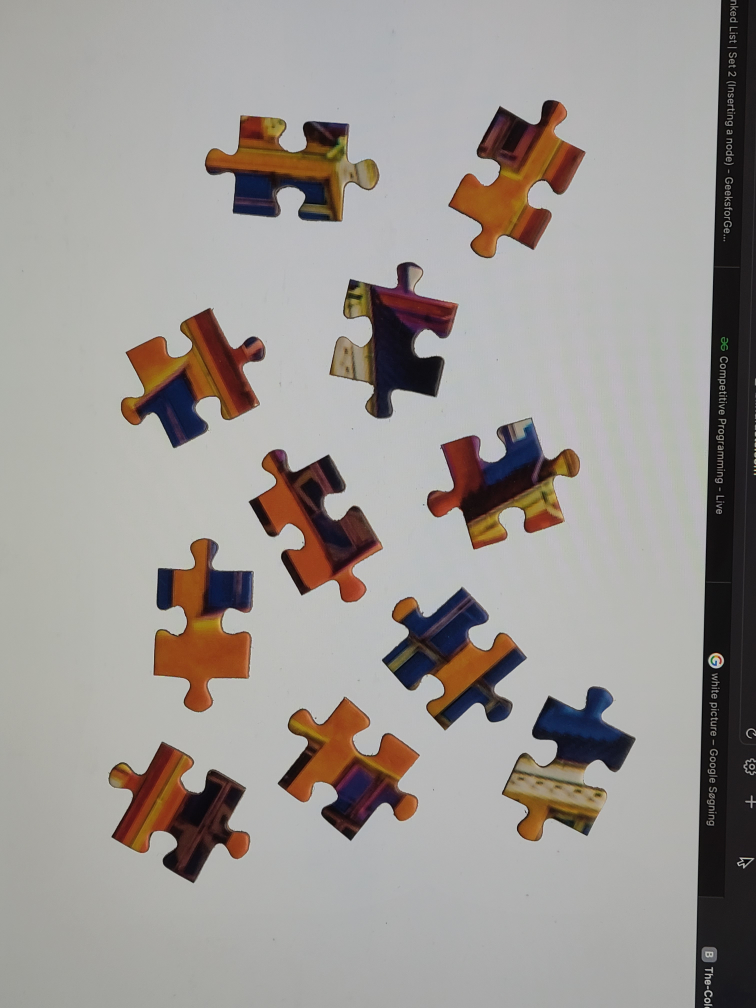
//> input picture puzzle.jpg, 3024 x 4032 px (shown at 1/4 size)
$ ./main   (built with g++ and OpenCV 4)
//> lines starting //> are read from the running program, lines starting //| are printed output that depends on the picture; after the words box and inside, x2 and y2 are one past the last pixel; in counts of white or black regions, pixels touching at a corner belong together
//> further down, img is the input picture: 4032 rows x 3024 cols, CV_8UC3; mean B, G, R 147.8, 151.5, 156.6
### PuzzleSolver.hpp
#pragma once

// stdlib
#include <iostream>
#include <stdio.h>
#include <stdlib.h>
#include <cmath>
#include <iomanip>
#include <unordered_map>
#include <string>
#include <tuple>
#include <utility>

// opencv
#include <opencv2/core/core.hpp>
#include <opencv2/core/mat.hpp>
#include <opencv2/highgui/highgui.hpp>
#include <opencv2/opencv.hpp>
#include <opencv2/imgproc.hpp>
#include <opencv2/imgcodecs.hpp>

// user headers
#include "TileDetector.hpp"
#include "util.hpp"


struct GraphElement{
  std::vector<Tile> tiles;
  std::vector<Edge> edges;
  int weight = -1;
};


class SubPuzzle{
  std::unordered_map<std::string, Tile> map;
  int subpuzzle_id;
  std::vector<int> tile_ids;
public:
  // SubPuzzle();
  SubPuzzle(Tile);
  void addTile(Tile, GraphElement);
  Tile getTile(std::string);
  int findTile(Tile);
  void flipSubPuzzle();
  std::vector<Tile> mergeSubPuzzle(SubPuzzle);
};


class PuzzleSolver{
  // Generate graph
  static bool shouldCompare(Edge, Edge);
  static int compareEdges(Edge, Edge);

  // Solve puzzle
  static GraphElement getBestFitInGraph(std::vector<std::vector<GraphElement>>, std::vector<int>);
  static std::vector<int> updateOccupiedEdges(std::vector<SubPuzzle>);
  static int findTileInSubpuzzle(std::vector<SubPuzzle>, Tile);
  // static
public:
  static std::vector<std::vector<int>> generateGraph(std::vector<Tile>, cv::Mat);
  static std::vector<std::vector<GraphElement>> generateGraph2(std::vector<Tile>, cv::Mat);
  static std::vector<SubPuzzle> solvePuzzle(std::vector<std::vector<GraphElement>>, std::vector<Tile>);
  static cv::Mat printPuzzle(std::vector<SubPuzzle>);
};

### ImageProcess.hpp
#pragma once

// stdlib
#include <iostream>
#include <stdio.h>
#include <stdlib.h>
#include <cmath>
#include <iomanip>

// opencv
#include <opencv2/core/core.hpp>
#include <opencv2/core/mat.hpp>
#include <opencv2/highgui/highgui.hpp>
#include <opencv2/opencv.hpp>
#include <opencv2/imgproc.hpp>
#include <opencv2/imgcodecs.hpp>


class ImageProcess{

public:
  static cv::Mat cropImage(cv::Mat);
  static cv::Mat getMask(cv::Mat);
  static cv::Mat getSilhouetteMask(cv::Mat, int);
  static cv::Mat smoothMask(cv::Mat, int);
};

### TileDetector.hpp
#pragma once

// stdlib
#include <iostream>
#include <stdio.h>
#include <stdlib.h>
#include <cmath>
#include <iomanip>

// opencv
#include <opencv2/core/core.hpp>
#include <opencv2/core/mat.hpp>
#include <opencv2/highgui/highgui.hpp>
#include <opencv2/opencv.hpp>
#include <opencv2/imgproc.hpp>
#include <opencv2/imgcodecs.hpp>

enum Tab{
  female,
  male
};

enum SideLength{
  sideLong,
  sideShort
};

enum EdgeIndex{
  right,
  top,
  left,
  bottom
};

struct Edge{
  int global_id;
  int tile_id;
  std::vector<cv::Vec3b> edge_color;
  EdgeIndex index;
  cv::Point local_cg;
  int length = 0;
  float dist = 0;
  std::vector<cv::Point> contour;
  cv::Vec3b avg_color = {0, 0, 0};
  Tab tab;
  SideLength length_type;
  friend auto operator<=>(const Edge&, const Edge&) = default;
};

struct Tile{
  int id;
  std::vector<Edge> edges;
  cv::Point local_cg;
  cv::Mat image;
  std::vector<cv::Point> corners;
  std::vector<cv::Point> contour;
  cv::Point offset = {0, 0};
  bool is_flipped = false;
  friend auto operator<=>(const Tile&, const Tile&) = default;
  Edge getEdgeByEdgeIndex(EdgeIndex);
};


class TileDetector{
  static float getIntersectionAngle(cv::Mat, cv::Point, int);
  static float getIntersectionAngleFast(cv::Point, cv::Point, cv::Point);
  static std::vector<cv::Point> getTileCornersFast(std::vector<cv::Point>, int, int);
  static std::vector<cv::Point> refineCorners(std::vector<cv::Point>);
  static std::vector<cv::Point> getTileCorners(std::vector<cv::Point>, std::vector<int>);
  static std::vector<cv::Point> minimizeContour(std::vector<cv::Point>, int = 0);
public:
  static std::vector<Tile> getTiles(cv::Mat, std::vector<std::vector<cv::Point>>);
  static std::vector<std::vector<cv::Point>> getTileContours(cv::Mat, int);
  static std::vector<Edge> getTileEdges(std::vector<cv::Point>, std::vector<cv::Point>, cv::Mat, cv::Point, cv::Point, int);
  static cv::Mat getTileImage(cv::Mat, Tile&);
  // Drawing methods
  static cv::Mat drawTileContours(cv::Mat, std::vector<std::vector<cv::Point>>, cv::Scalar);
  static cv::Mat drawTileCorners(cv::Mat, std::vector<Tile>, cv::Scalar, int, bool);
  static cv::Mat drawTileEdges(cv::Mat, std::vector<Tile>);
  static void showTileImages(std::vector<Tile>);
  static cv::Mat drawTilesGrid(std::vector<Tile>, int);
};

### util.hpp
#pragma once

// stdlib
#include <iostream>
#include <stdio.h>
#include <stdlib.h>
#include <cmath>
#include <iomanip>

// opencv
#include <opencv2/core/core.hpp>
#include <opencv2/core/mat.hpp>
#include <opencv2/highgui/highgui.hpp>
#include <opencv2/opencv.hpp>
#include <opencv2/imgproc.hpp>
#include <opencv2/imgcodecs.hpp>

// user headers
#include "TileDetector.hpp"

#define RAD_2_DEG 57.295779513
#define DEG_2_RAD 0.017453293

extern int scale;
extern int threshold;
extern int min_contour_size;
extern int max_contour_size;
extern int erode_dist;
extern std::vector<int> corner_radii;
extern int corner_angle_threshold;
extern int corner_min_range;
extern int corner_max_range;
extern int smooth_size;
extern int tileFitThreshold;


struct contour_size_t{
  int min_x = -1;
  int min_y = -1;
  int max_x = -1;
  int max_y = -1;
};


extern contour_size_t getContourSize(std::vector<cv::Point>);
extern cv::Point findContourCG(std::vector<cv::Point>);
extern std::vector<cv::Point> mergeClosePointsInContour(std::vector<cv::Point>, int);
extern std::vector<cv::Point> getLargestQuadInContour(std::vector<cv::Point>);
extern bool sideOfLine(cv::Point, cv::Point, cv::Point);
extern std::vector<cv::Point> offsetContour(std::vector<cv::Point>, cv::Point);
extern std::vector<cv::Point> sortContourQuick(std::vector<cv::Point>, cv::Point);
extern cv::Mat drawContour(cv::Mat, std::vector<cv::Point>, cv::Scalar, int);
extern int getIndexClosestPointContour(std::vector<cv::Point>, cv::Point);
extern cv::Vec3b getAvgColorContour(cv::Mat, std::vector<cv::Point>, cv::Point);
extern void setEdgeLengthTypes(std::vector<Edge>&);
extern void setEdgeTabTypes(std::vector<Edge>&, cv::Point);
extern void setEdgeIndices(Tile&, int);
extern float getMinDistToContour(std::vector<cv::Point>, cv::Point);
extern float getMaxDistToContour(std::vector<cv::Point>, cv::Point);
extern cv::Point getContourCG(std::vector<cv::Point>);
extern int getCornerWithMaxX(std::vector<cv::Point>);
extern std::vector<cv::Point> shiftVector(std::vector<cv::Point>, int);
extern bool doesColorMatch(cv::Vec3b, cv::Vec3f, int);
extern std::vector<cv::Vec3b> setEdgeColor(Edge, cv::Mat, cv::Point);
extern bool valIsInVector(std::vector<int>, int);

### TileDetector.cpp
// stdlib
#include <iostream>
#include <stdio.h>
#include <stdlib.h>
#include <cmath>
#include <iomanip>
#include <utility>
#include <tuple>

// opencv
#include <opencv2/core/core.hpp>
#include <opencv2/core/mat.hpp>
#include <opencv2/highgui/highgui.hpp>
#include <opencv2/opencv.hpp>
#include <opencv2/imgproc.hpp>
#include <opencv2/imgcodecs.hpp>

// user headers
#include "util.hpp"
#include "TileDetector.hpp"


bool comparePair(std::pair<int, float> p1, std::pair<int, float> p2){
  return p1.second < p2.second;
}


std::vector<std::vector<cv::Point>> TileDetector::getTileContours(cv::Mat img, int _erode_dist){
  std::vector<std::vector<cv::Point>> contours;
  cv::Mat temp_img;

  cv::Mat erosion_element = cv::getStructuringElement(cv::MORPH_ELLIPSE, cv::Size(1+2*_erode_dist, 1+2*_erode_dist), cv::Point(_erode_dist, _erode_dist));
  cv::erode(img, temp_img, erosion_element);

  cv::findContours(temp_img, contours, cv::RETR_TREE, cv::CHAIN_APPROX_NONE);
  return contours;
}


cv::Mat TileDetector::drawTileContours(cv::Mat img, std::vector<std::vector<cv::Point>> contours, cv::Scalar color){
  cv::Mat temp_img;
  img.copyTo(temp_img);

  cv::drawContours(temp_img, contours, -1, color, 1);

  return temp_img;
}


std::vector<Tile> TileDetector::getTiles(cv::Mat img, std::vector<std::vector<cv::Point>> tile_contours){
  std::vector<Tile> tiles;
  for(int i = 0; i < tile_contours.size(); i++){
    Tile temp_tile;

    // Set id
    temp_tile.id = i;

    // Get contour offset
    contour_size_t size = getContourSize(tile_contours[i]);
    std::cout << "test1" << std::endl;

    // Set offset
    temp_tile.offset.x = size.min_x;
    temp_tile.offset.y = size.min_y;

    // Get minimum contour
    temp_tile.contour = minimizeContour(tile_contours[i]);
    std::cout << "test2" << std::endl;

    // Set tile local_cg
    temp_tile.local_cg = getContourCG(temp_tile.contour);
    std::cout << "test3" << std::endl;

    // Get corners
    temp_tile.corners = getTileCornersFast(temp_tile.contour, corner_min_range, corner_max_range);
    // temp_tile.corners = getTileCorners(temp_tile.contour, {4, 5, 6, 7, 8});
    std::cout << "test4" << std::endl;

    // Set edges
    std::cout << "test5" << std::endl;
    // temp_tile.edges = getTileEdges(temp_tile.contour, temp_tile.corners, img, temp_tile.offset, temp_tile.local_cg, temp_tile.id);

    std::cout << "test6" << std::endl;
    // Set image
    // temp_tile.image = getTileImage(img, temp_tile);
    // std::cout << "test7" << std::endl;

    // Push tile to vector
    tiles.push_back(temp_tile);
  }

  // Set edge global_id
  int n = 0;
  for(int i = 0; i < tiles.size(); i++){
    int index = 0;
    for(int j = 0; j < tiles[i].edges.size(); j++){
      tiles[i].edges[j].global_id = n++;
      tiles[i].edges[j].index = static_cast<EdgeIndex>(index++);
    }
  }

  return tiles;
}


std::vector<cv::Point> TileDetector::getTileCornersFast(std::vector<cv::Point> tile_contour, int min_range, int max_range){
  std::vector<cv::Point> corners;
  std::vector<std::pair<int, float>> contour_weights;

  // Run through all edges and count number of ranges which fit
  for(int i = 0; i < tile_contour.size(); i++){
    cv::Point center = tile_contour[i];
    cv::Point p1, p2;
    // Check all ranges for which fit
    float weight = 0;
    for(int j = min_range; j < max_range; j++){
      p1 = tile_contour[(tile_contour.size() + i - 1 - j)%tile_contour.size()];
      p2 = tile_contour[(tile_contour.size() + i + 1 + j)%tile_contour.size()];
      float angle = getIntersectionAngleFast(center, p1, p2);
      weight += pow((angle - M_PI/2) * j, 2);
    }
    contour_weights.push_back(std::pair<int, float>(i, weight));
  }

  // Add points with low weight to corners
  for(int i = 0; i < contour_weights.size(); i++){
    float weight = contour_weights[i].second;
    if(weight < 50){
      int index = contour_weights[i].first;
      cv::Point p = tile_contour[index];
      corners.push_back(p);
    }
  }

  // Refine corner detections
  std::vector<cv::Point> refined_corners = refineCorners(corners);

  // Arange corner points such that index 0 is always the most right point
  int start_index = getCornerWithMaxX(refined_corners);
  refined_corners = shiftVector(refined_corners, start_index);

  return refined_corners;
}


float TileDetector::getIntersectionAngleFast(cv::Point center, cv::Point p1, cv::Point p2){
  cv::Point2f vec_a = p1 - center;
  cv::Point2f vec_b = p2 - center;

  float angle = M_PI;
  if(vec_a != vec_b * (-1)){
    angle = std::acos((vec_a.x * vec_b.x + vec_a.y * vec_b.y) / (cv::norm(vec_a) * cv::norm(vec_b)));
  }
  return angle;
}


// [44 lines left out: function getTileCorners, not called in this run]


std::vector<cv::Point> TileDetector::refineCorners(std::vector<cv::Point> corners){
  std::vector<cv::Point> hull;
  // Convex hull of corner points
  if(corners.size() >= 4){
    cv::convexHull(corners, hull, true);
  }
  else{
    hull = corners;
  }
  // Merge close points
  std::vector<cv::Point> merged_hull = mergeClosePointsInContour(hull, 5);

  std::vector<cv::Point> final_corners;
  // Remove internal points
  if(merged_hull.size() > 4){
    final_corners = getLargestQuadInContour(merged_hull);
  }
  else{
    final_corners = merged_hull;
  }

  return final_corners;
}


// [114 lines left out: functions getIntersectionAngle, getTileImage, getTileEdges, not called in this run]


std::vector<cv::Point> TileDetector::minimizeContour(std::vector<cv::Point> contour, int padding){
  std::vector<cv::Point> temp_contour;
  contour_size_t size = getContourSize(contour);
  for(int i = 0; i < contour.size(); i++){
    cv::Point p;
    if(padding == 0){
      p.x = contour[i].x - size.min_x;
      p.y = contour[i].y - size.min_y;
    }
    else{
      p.x = contour[i].x - size.min_x + padding;
      p.y = contour[i].y - size.min_y + padding;
    }
    temp_contour.push_back(p);
  }
  return temp_contour;
}


cv::Mat TileDetector::drawTileCorners(cv::Mat img, std::vector<Tile> tiles, cv::Scalar color, int r, bool offset){
  cv::Mat temp_img;
  img.copyTo(temp_img);

  for(int i = 0; i < tiles.size(); i++){
    Tile tile = tiles[i];

    for(int j = 0; j < tile.corners.size(); j++){
      if(offset){
        // cv::circle(temp_img, tile.corners[j] + tile.offset, r*(j+1), color, 2);
        cv::circle(temp_img, tile.corners[j] + tile.offset, r, color, 2);
      }
      else{
        // cv::circle(temp_img, tile.corners[j], r*(j+1), color, 2);
        cv::circle(temp_img, tile.corners[j], r, color, 2);
      }
    }
  }
  return temp_img;
}


cv::Mat TileDetector::drawTileEdges(cv::Mat img, std::vector<Tile> tiles){
  cv::Mat temp_img;
  img.copyTo(temp_img);
  cv::cvtColor(img, temp_img, cv::COLOR_BGR2HSV);

  for(int i = 0; i < tiles.size(); i++){
    Tile tile = tiles[i];
    for(int j = 0; j < tile.edges.size(); j++){
      Edge edge = tile.edges[j];
      std::vector<cv::Point> offset_edge = offsetContour(edge.contour, tile.offset);

      temp_img = drawContour(temp_img, offset_edge, cv::Scalar(j*255/tile.edges.size(), 255, 255), 2);

      // Put text
      int index = static_cast<int>(edge.index);
      cv::putText(temp_img, std::to_string(index), tile.offset + edge.local_cg, cv::FONT_HERSHEY_PLAIN, 1, cv::Scalar(0, 255, 255), 2);
    }
  }
  cv::cvtColor(temp_img, temp_img, cv::COLOR_HSV2BGR);

  return temp_img;
}


// [43 lines left out: functions showTileImages, drawTilesGrid, getEdgeByEdgeIndex, not called in this run]

### ImageProcess.cpp
// stdlib
#include <iostream>
#include <stdio.h>
#include <stdlib.h>
#include <cmath>
#include <iomanip>

// opencv
#include <opencv2/core/core.hpp>
#include <opencv2/core/mat.hpp>
#include <opencv2/highgui/highgui.hpp>
#include <opencv2/opencv.hpp>
#include <opencv2/imgproc.hpp>
#include <opencv2/imgcodecs.hpp>

// user headers
#include "util.hpp"
#include "ImageProcess.hpp"


cv::Mat ImageProcess::cropImage(cv::Mat img){
  cv::Mat resized_img;
  cv::Mat rotated_img;
  int w, h;
  w = float(img.size().width) * float(scale)/100.0;
  h = float(img.size().height) * float(scale)/100.0;
  cv::resize(img, resized_img, cv::Size(w, h));
  cv::rotate(resized_img, rotated_img, cv::ROTATE_90_COUNTERCLOCKWISE);
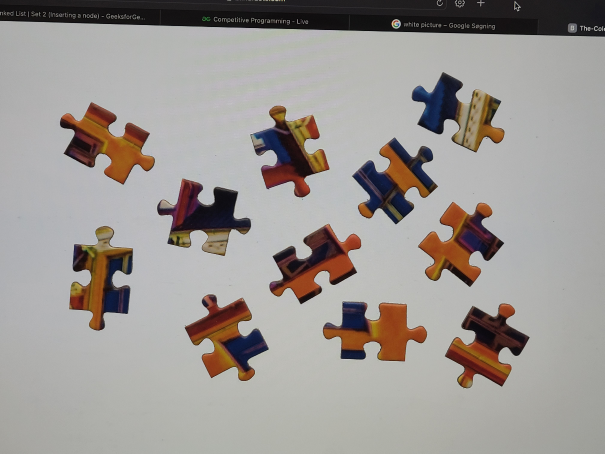
//> rotated_img: 907 rows x 1209 cols, CV_8UC3 (shown at 1/2 size); mean B, G, R 147.7, 151.4, 156.5

  return rotated_img;
}

cv::Mat ImageProcess::getMask(cv::Mat img){
  cv::Mat mask = cv::Mat(img.size(), CV_8UC1, cv::Scalar(0));

  cv::cvtColor(img, mask, cv::COLOR_BGR2GRAY);
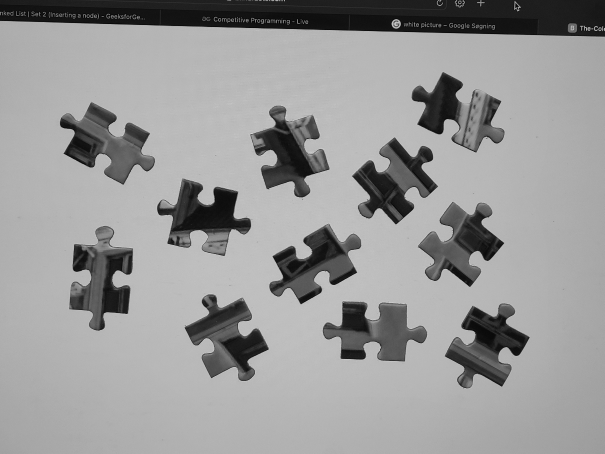
//> mask: 907 rows x 1209 cols, CV_8UC1 (shown at 1/2 size); min 0, max 225, mean 152.5

  // adaptiveThreshold(mask,mask,255,cv::ADAPTIVE_THRESH_GAUSSIAN_C,cv::THRESH_BINARY,threshold*2+1,0);
  cv::threshold(mask, mask, threshold, 255, cv::THRESH_BINARY_INV);
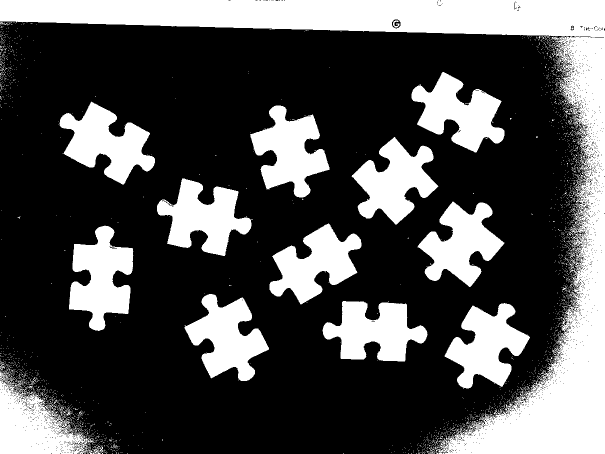
//> mask: 907 rows x 1209 cols, CV_8UC1 (shown at 1/2 size); 31% white; 2488 white regions (2458 under 20 px)

  std::vector<std::vector<cv::Point>> contours;
  std::vector<cv::Vec4i> hierarchy;

  cv::findContours(mask, contours, hierarchy, cv::RETR_TREE, cv::CHAIN_APPROX_NONE);
//> contours = 6469 contours, 6397 with area under 20; largest, box (x1, y1, x2, y2) and area: (0, 0, 1209, 907) 150964, (0, 739, 207, 907) 16862, (138, 451, 267, 662) 15678, (119, 203, 310, 369) 15468, (703, 274, 877, 449) 15316

  cv::Mat filtered_contours = cv::Mat(mask.size(), mask.type(), cv::Scalar(0));

  for(int i = 0; i < contours.size(); i++){
    if((contours[i].size() > min_contour_size) && contours[i].size() < max_contour_size){
      cv::drawContours(filtered_contours, contours, i, cv::Scalar(255), -1);
    }
  }
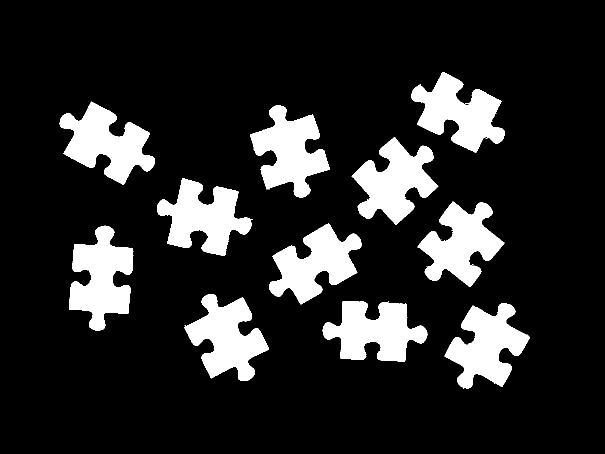
//> filtered_contours: 907 rows x 1209 cols, CV_8UC1 (shown at 1/2 size); 15.5% white; 11 white regions, largest, box (x1, y1, x2, y2) and area: (138, 451, 267, 662) 16057, (119, 203, 310, 369) 15820, (703, 274, 877, 449) 15650

  return filtered_contours;
}

cv::Mat ImageProcess::getSilhouetteMask(cv::Mat img, int erode_dist){
  cv::Mat temp_img;

  // Process image
  cv::Mat erosion_element = cv::getStructuringElement(cv::MORPH_ELLIPSE, cv::Size(1+2*erode_dist, 1+2*erode_dist), cv::Point(erode_dist, erode_dist));
  cv::erode(img, temp_img, erosion_element);

  cv::Canny(temp_img, temp_img, 20, 40, 3);

  return temp_img;
}

cv::Mat ImageProcess::smoothMask(cv::Mat img, int size){
//> called with size = 1
  cv::Mat temp_img;
  img.copyTo(temp_img);

  cv::Mat element = cv::getStructuringElement(cv::MORPH_ELLIPSE, cv::Size(1+2*size, 1+2*size), cv::Point(size, size));
  cv::erode(temp_img, temp_img, element);
//> (the rest of the program and of its run is left out)
